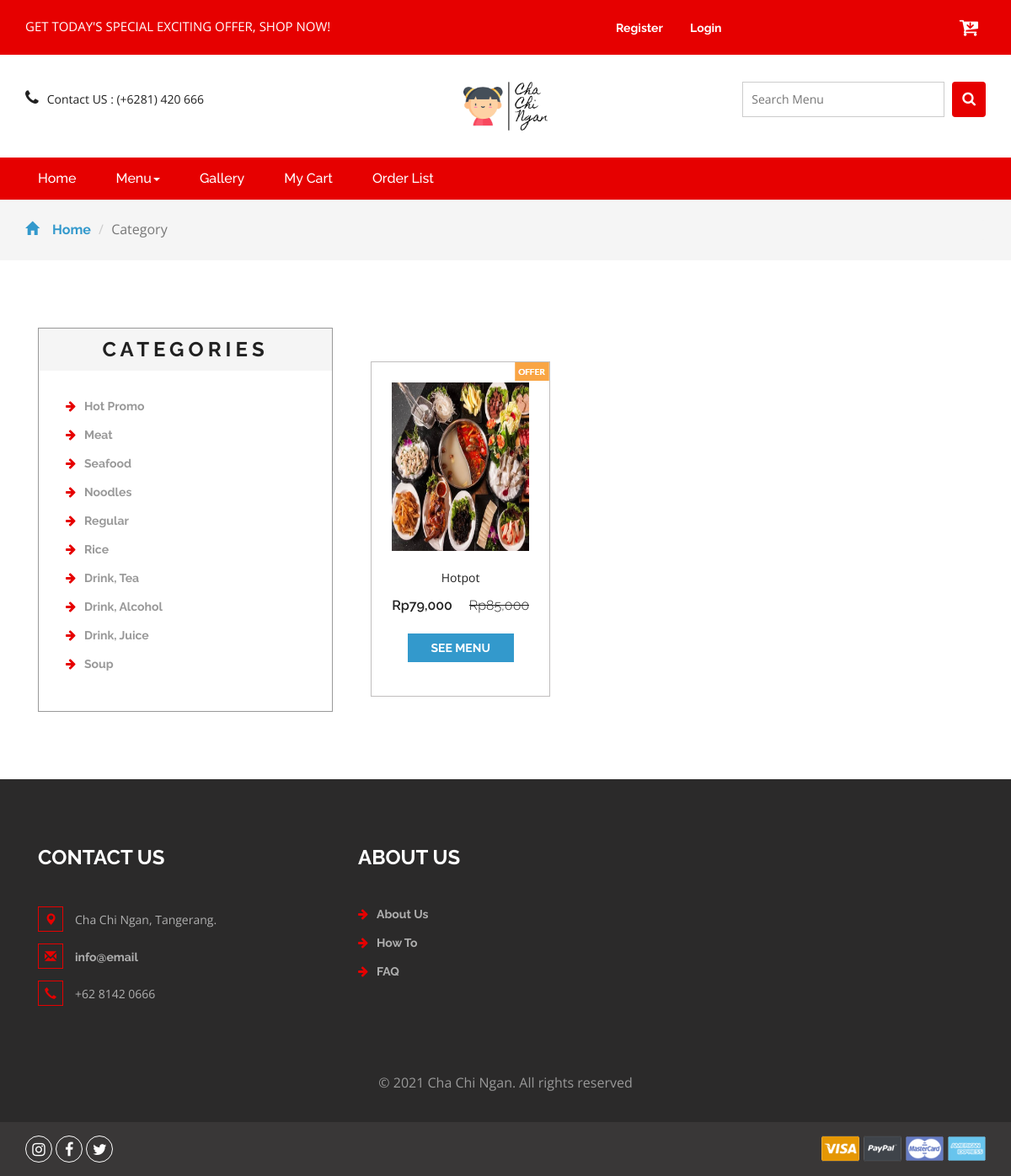
The app's page /kategori.php?idkategori=1 with its own data.
### tables this page shows
CREATE TABLE `kategori` (
  `idkategori` int(11) NOT NULL,
  `namakategori` varchar(20) NOT NULL,
  `tgldibuat` timestamp NOT NULL DEFAULT current_timestamp()
);

CREATE TABLE `produk` (
  `idproduk` int(11) NOT NULL,
  `idkategori` int(11) NOT NULL,
  `namaproduk` varchar(50) NOT NULL,
  `gambar` varchar(100) NOT NULL,
  `deskripsi` varchar(200) NOT NULL,
  `rate` int(11) NOT NULL,
  `hargabefore` int(11) NOT NULL,
  `hargaafter` int(11) NOT NULL,
  `tgldibuat` timestamp NOT NULL DEFAULT current_timestamp()
);

### kategori.php (the view, shortened to what this page needs)
<?php
include 'dbconnect.php';
$idk = $_GET['idkategori'];
?>
<!DOCTYPE html>
<html>
<head>
<link href="css/bootstrap.css" rel="stylesheet" type="text/css" media="all" />
<link href="css/style.css" rel="stylesheet" type="text/css" media="all" />
<link href="css/font-awesome.css" rel="stylesheet">
<link href="https://unpkg.com/aos@2.3.1/dist/aos.css" rel="stylesheet">
</head>
<body>
<?php include 'incl/header.php'; ?>
	<div class="breadcrumbs">
		<div class="container">
			<ol class="breadcrumb breadcrumb1 animated wow slideInLeft" data-wow-delay=".5s">
				<li><a href="index.php"><span class="glyphicon glyphicon-home" aria-hidden="true"></span>Home</a></li>
				<li class="active">Category</li>
			</ol>
		</div>
	</div>
	<div class="products">
		<div class="container">
			<div data-aos="fade-right" class="col-md-4 products-left">
				<div class="categories">
					<h2>Categories</h2>
					<ul class="cate">
						<?php
														$kat=mysqli_query($conn,"SELECT * from kategori order by idkategori ASC");
														while($p=mysqli_fetch_array($kat)){
															?>
														<li><a href="kategori.php?idkategori=<?php echo $p['idkategori'] ?>"><i class="fa fa-arrow-right" aria-hidden="true"></i><?php echo $p['namakategori'] ?></a></li>
														<?php
																	}
														?>
					</ul>
				</div>
			</div>
			<div class="col-md-8 products-right">
				<div class="agile_top_brands_grids">
				<?php
					$brgs=mysqli_query($conn,"SELECT * from produk where idkategori='$idk' order by idproduk ASC");
					$x = mysqli_num_rows($brgs);
					if($x>0){
					while($p=mysqli_fetch_array($brgs)){
					?>
						<div data-aos="fade-right" class="col-md-4 top_brand_left">
						<div class="hover14 column">
							<div class="agile_top_brand_left_grid">
								<div class="agile_top_brand_left_grid_pos">
									<img src="images/offer.png" alt=" " class="img-responsive" />
								</div>
								<div class="agile_top_brand_left_grid1">
									<figure>
										<div class="snipcart-item block">
											<div class="snipcart-thumb">
												<a href="product.php?idproduk=<?php echo $p['idproduk'] ?>"><img src="<?php echo $p['gambar']?>" width="200px" height="200px"></a>
												<p><?php echo $p['namaproduk'] ?></p>
												<h4>Rp<?php echo number_format($p['hargaafter']) ?> <span>Rp<?php echo number_format($p['hargabefore']) ?></span></h4>
											</div>
											<div class="snipcart-details top_brand_home_details">
												<fieldset>
													<a href="product.php?idproduk=<?php echo $p['idproduk'] ?>"><input type="submit" class="button" value="See Menu" /></a>
												</fieldset>
											</div>
										</div>
									</figure>
								</div>
							</div>
						</div>
					</div>
						<?php
							}
					} else {
						echo "Data tidak ditemukan";
					}
						?>
						<div class="clearfix"> </div>
				</div>
			</div>
		</div>
	</div>
<?php include 'incl/footer.php'; ?>
<link href="css/skdslider.css" rel="stylesheet">
</body>
</html>

### incl/header.php (shortened to what this page needs)
<div class="agileits_header">
	<div class="container">
		<div class="w3l_offers">
			<p>GET TODAY'S SPECIAL EXCITING OFFER, SHOP NOW!</p>
		</div>
		<div class="agile-login">
			<ul>
			<?php if(!isset($_SESSION['log'])){
   					echo '
   					<li><a href="registered.php">Register</a></li>
   					<li><a href="loginform.php">Login</a></li>
   					';
   				}
   			?>
			</ul>
		</div>
		<div class="product_list_header">
				<a href="cart.php"><button class="w3view-cart" type="submit" name="submit" value=""><i class="fa fa-cart-arrow-down" aria-hidden="true"></i></button>
				 </a>
		</div>
		<div class="clearfix"> </div>
	</div>
</div>
<div class="logo_products">
	<div class="container">
	<div class="w3ls_logo_products_left1">
			<ul class="phone_email">
				<li><i class="fa fa-phone" aria-hidden="true"></i>Contact US : (+6281) 420 666</li>
			</ul>
		</div>
		<div class="w3ls_logo_products_left">
			<a href="index.php"><img src="images/logo.png" width="100px" alt=""></a>
		</div>
	<div class="w3l_search">
		<form action="search.php" method="post">
			<input type="search" name="Search" placeholder="Search Menu">
			<button type="submit" class="btn btn-default search" aria-label="Left Align">
				<i class="fa fa-search" aria-hidden="true"> </i>
			</button>
		</form>
	</div>
	</div>
</div>
<div class="navigation-agileits">
	<div class="container">
		<nav class="navbar navbar-default">
						<div class="collapse navbar-collapse" id="bs-megadropdown-tabs">
							<ul class="nav navbar-nav">
								<li class="active"><a href="index.php" class="act">Home</a></li>
								<li class="dropdown">
									<a href="#" class="dropdown-toggle" data-toggle="dropdown">Menu<b class="caret"></b></a>
								</li>
								<li><a href="gallery.php">Gallery</a></li>
								<li><a href="cart.php">My Cart</a></li>
								<li><a href="daftarorder.php">Order List</a></li>
							</ul>
						</div>
						</nav>
		</div>
	</div>

### incl/footer.php
<div class="footer">
		<div class="container">
			<div class="w3_footer_grids">
				<div class="col-md-4 w3_footer_grid">
					<h3>CONTACT US</h3>
					<ul class="address">
						<li><i class="glyphicon glyphicon-map-marker" aria-hidden="true"></i>Cha Chi Ngan, Tangerang.</li>
						<li><i class="glyphicon glyphicon-envelope" aria-hidden="true"></i><a href="mailto:info@email">info@email</a></li>
						<li><i class="glyphicon glyphicon-earphone" aria-hidden="true"></i>+62 8142 0666</li>
					</ul>
				</div>
				<div class="col-md-3 w3_footer_grid">
					<h3>ABOUT US</h3>
					<ul class="info">
						<li><i class="fa fa-arrow-right" aria-hidden="true"></i><a href="#">About Us</a></li>
						<li><i class="fa fa-arrow-right" aria-hidden="true"></i><a href="#">How To</a></li>
						<li><i class="fa fa-arrow-right" aria-hidden="true"></i><a href="#">FAQ</a></li>
					</ul>
				</div>
				<div class="clearfix"> </div>
			</div>
		</div>
		<div class="footer-copy">
			<div class="container">
				<p>© 2021 Cha Chi Ngan. All rights reserved</p>
			</div>
		</div>
	</div>
	<div class="footer-botm">
			<div class="container">
				<div class="w3layouts-foot">
					<ul>
						<li><a href="#" class="w3_agile_instagram"><i class="fa fa-instagram" aria-hidden="true"></i></a></li>
						<li><a href="#" class="w3_agile_facebook"><i class="fa fa-facebook" aria-hidden="true"></i></a></li>
						<li><a href="#" class="agile_twitter"><i class="fa fa-twitter" aria-hidden="true"></i></a></li>
					</ul>
				</div>
				<div class="payment-w3ls">
					<img src="images/card.png" alt=" " class="img-responsive">
				</div>
				<div class="clearfix"> </div>
			</div>
		</div>

### records on screen
kategori: namakategori "Hot Promo"
kategori: namakategori "Meat"
kategori: namakategori "Seafood"
kategori: namakategori "Noodles"
kategori: namakategori "Regular"
kategori: namakategori "Rice"
kategori: namakategori "Drink, Tea"
kategori: namakategori "Drink, Alcohol"
kategori: namakategori "Drink, Juice"
kategori: namakategori "Soup"
produk: gambar (picture), namaproduk "Hotpot", hargaafter "79,000", hargabefore "85,000"
